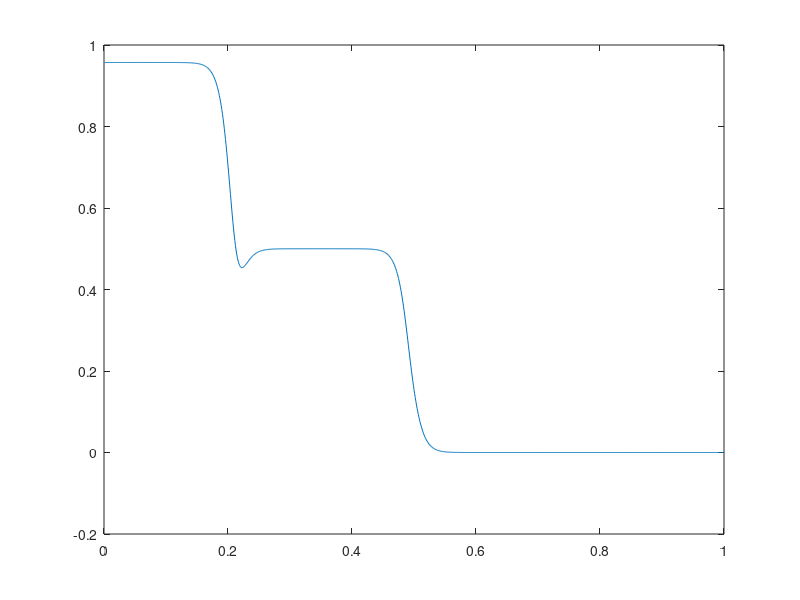

Reproduce this figure in MATLAB.
%% Cadeia com campo externo.

%% Variando B

Neg = zeros(1000,1);
BB = zeros(1000,1);

for B = 0.001:.001:1

BB(round(B.*1000)) = B;
    
T = 0.01;
J = 1;

n = B./T;
m=J./(2*T);
Z = 1 + 2.*cosh(2.*n) + 4.*cosh(n).*cosh(m) + 4.*cosh(sqrt(2).*m);

% Rho parcialmente transposto.

M = sinh(J./(2.*T));
N = cosh(J./(2.*T));
P = sinh(J./(sqrt(2).*T));
Q = cosh(J./(sqrt(2).*T));


rhot = (1./Z).* [exp(-2.*n) 0 0 0 exp(-n).*M 0 0 0 Q-(1./2); 0 exp(-n).*N 0 0 0 sqrt(2).*P 0 0 0; 0 0 Q+(1./2) 0 0 0 0 0 0; 0 0 0 exp(-n).*N 0 0 0 sqrt(2).*P 0; exp(-n).*M 0 0 0 2.*Q 0 0 0 exp(n).*M; 0 sqrt(2).*P 0 0 0 exp(n).*N 0 0 0; 0 0 0 0 0 0 Q+(1./2) 0 0; 0 0 0 sqrt(2).*P 0 0 0 exp(n).*N 0; Q-(1./2) 0 0 0 exp(n).*M 0 0 0 exp(2.*n)];

mod_rhot= trace(sqrt(rhot'*rhot));

% Negatividade

Neg(round(B.*1000)) = (mod_rhot-1)./2;

end

plot(BB,Neg)



%% Variando T 


% Neg = zeros(1000,1);
% TT = zeros(1000,1);
% 
% for T = 0.001:.001:1
% 
% TT(round(T.*1000)) = T;
%     
% B = 0;
% J = 1;
% 
% n = B./T;
% m=J./(2*T);
% Z = 1 + 2.*cosh(2.*n) + 4.*cosh(n).*cosh(m)+4.*cosh(sqrt(2).*m);
% 
% % Rho parcialmente transposto.
% 
% M = sinh(J./(2.*T));
% N = cosh(J./(2.*T));
% P = sinh(J./(sqrt(2).*T));
% Q = cosh(J./(sqrt(2).*T));
% 
% 
% rhot = (1./Z).* [exp(-2.*n) 0 0 0 exp(-n).*M 0 0 0 Q-(1./2); 0 exp(-n).*N 0 0 0 sqrt(2).*P 0 0 0; 0 0 Q+(1./2) 0 0 0 0 0 0; 0 0 0 exp(-n).*N 0 0 0 sqrt(2).*P 0; exp(-n).*M 0 0 0 2.*Q 0 0 0 exp(n).*M; 0 sqrt(2).*P 0 0 0 exp(n).*N 0 0 0; 0 0 0 0 0 0 Q+(1./2) 0 0; 0 0 0 sqrt(2).*P 0 0 0 exp(n).*N 0; Q-(1./2) 0 0 0 exp(n).*M 0 0 0 exp(2.*n)];
% 
% mod_rhot= trace(sqrt(rhot'*rhot));
% 
% % Negatividade
% 
% Neg(round(T.*1000)) = (mod_rhot-1)./2;
% 
% end
% 
% plot(TT,Neg)